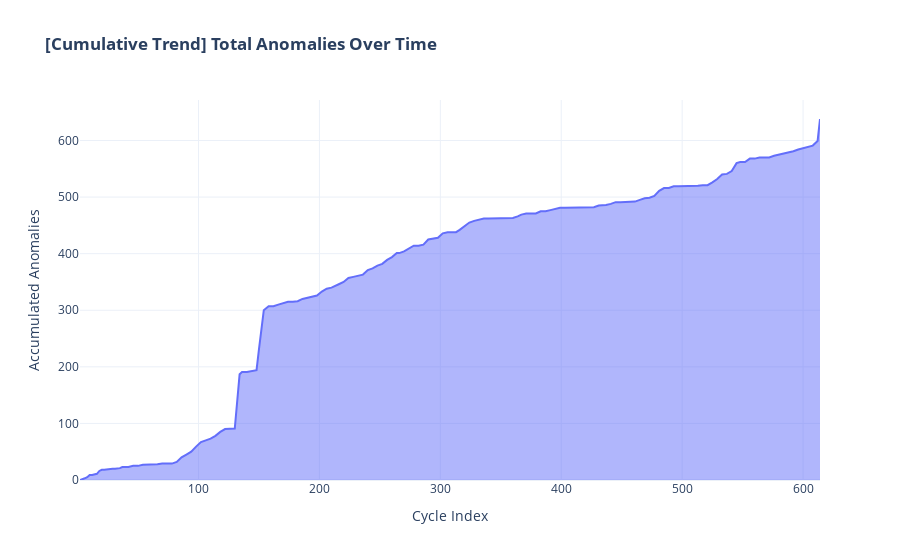

Here is the notebook cell this chart was saved with:
### Code cell
# 누적 이상치 그래프 (Cumulative Anomaly Count)
# 시간이 지날수록 이상치가 얼마나 '쌓이는가'를 봅니다.

# 사이클별 이상치 개수 집계 (없는 사이클은 0으로 채움)
all_cycles = pd.DataFrame({'cycle_idx': df['cycle_idx'].unique()})
anomaly_counts = df[df['lof_anomaly'] == 1]['cycle_idx'].value_counts().reset_index()
anomaly_counts.columns = ['cycle_idx', 'count']

# 병합 및 정렬
trend_df = pd.merge(all_cycles, anomaly_counts, on='cycle_idx', how='left').fillna(0)
trend_df = trend_df.sort_values('cycle_idx')

# 누적 합 계산
trend_df['cumulative_count'] = trend_df['count'].cumsum()

# 시각화
fig_trend = px.area(
    trend_df,
    x='cycle_idx',
    y='cumulative_count',
    title='<b>[Cumulative Trend] Total Anomalies Over Time</b>',
    labels={'cumulative_count': 'Accumulated Anomalies', 'cycle_idx': 'Cycle Index'}
)

fig_trend.update_layout(template='plotly_white')
fig_trend.show()

### Figure 1 — Plotly figure (JSON) as saved in the notebook; plotly's stock layout.template omitted (floating-point values rounded to 4 significant figures; data arrays with more than 128 entries replaced by an {"elided": "..."} marker saying what was removed)
{"data": [{"fillpattern": {"shape": ""}, "hovertemplate": "Cycle Index=%{x}<br>Accumulated Anomalies=%{y}<extra></extra>", "legendgroup": "", "line": {"color": "#636efa"}, "marker": {"symbol": "circle"}, "mode": "lines", "name": "", "orientation": "v", "showlegend": false, "stackgroup": "1", "type": "scatter", "x": {"elided": "168 int values"}, "xaxis": "x", "y": {"elided": "168 float values"}, "yaxis": "y"}], "layout": {"legend": {"tracegroupgap": 0}, "title": {"text": "<b>[Cumulative Trend] Total Anomalies Over Time</b>"}, "xaxis": {"anchor": "y", "domain": [0, 1], "title": {"text": "Cycle Index"}}, "yaxis": {"anchor": "x", "domain": [0, 1], "title": {"text": "Accumulated Anomalies"}}}}
